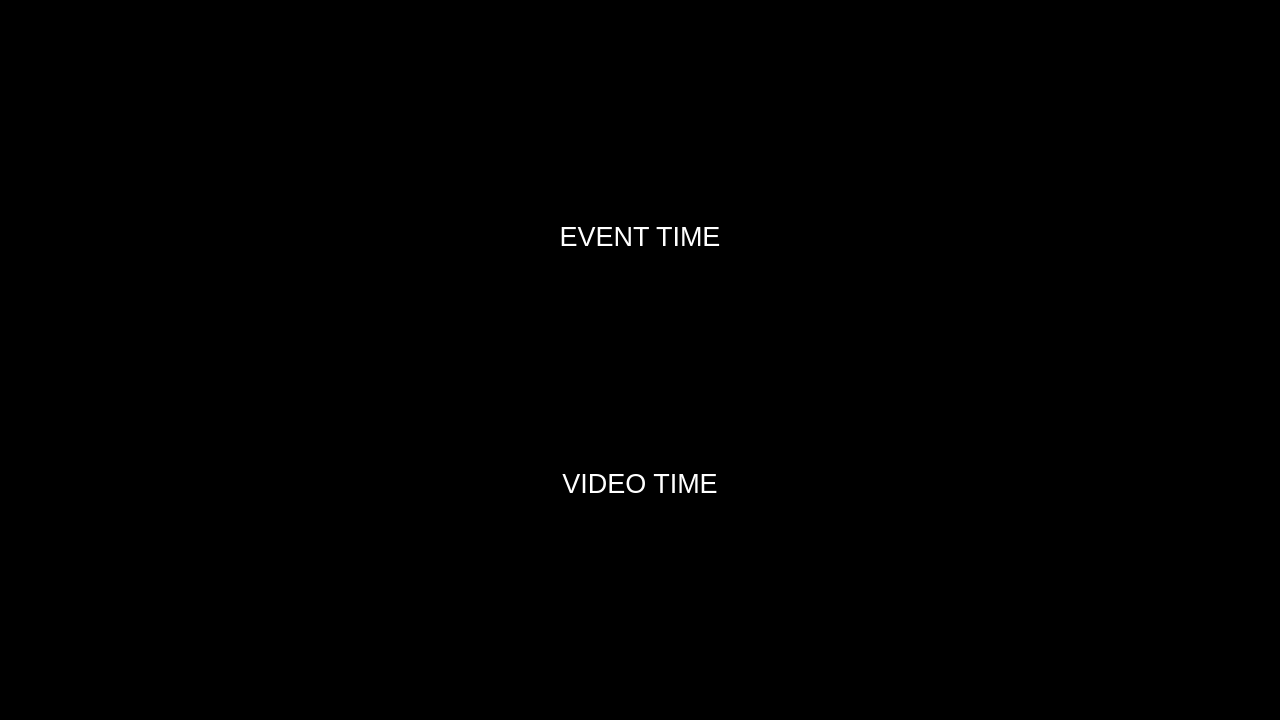
<?xml version="1.0" encoding="UTF-8"?>
<ui version="4.0">
 <class>gui::main_window</class>
 <widget class="QWidget" name="gui::main_window">
  <property name="geometry">
   <rect>
    <x>0</x>
    <y>0</y>
    <width>1280</width>
    <height>720</height>
   </rect>
  </property>
  <property name="windowTitle">
   <string>Timer</string>
  </property>
  <property name="styleSheet">
   <string notr="true">* { 
	background-color: black;
}
#clock *, #video * {
	font: 160pt 'Seven';
}
#event_label, #video_label {
	font: 20pt;
	color: white;
}
#event * {
	font: 120pt 'Seven';
}</string>
  </property>
  <layout class="QVBoxLayout" name="layout">
   <item>
    <widget class="gui::clock_widget" name="clock" native="true">
     <property name="sizePolicy">
      <sizepolicy hsizetype="Preferred" vsizetype="Expanding">
       <horstretch>0</horstretch>
       <verstretch>0</verstretch>
      </sizepolicy>
     </property>
    </widget>
   </item>
   <item>
    <widget class="QLabel" name="event_label">
     <property name="text">
      <string>EVENT TIME</string>
     </property>
     <property name="alignment">
      <set>Qt::AlignCenter</set>
     </property>
    </widget>
   </item>
   <item>
    <widget class="gui::event_widget" name="event" native="true">
     <property name="sizePolicy">
      <sizepolicy hsizetype="Preferred" vsizetype="Expanding">
       <horstretch>0</horstretch>
       <verstretch>0</verstretch>
      </sizepolicy>
     </property>
    </widget>
   </item>
   <item>
    <widget class="QLabel" name="video_label">
     <property name="text">
      <string>VIDEO TIME</string>
     </property>
     <property name="alignment">
      <set>Qt::AlignCenter</set>
     </property>
    </widget>
   </item>
   <item>
    <widget class="gui::video_widget" name="video" native="true">
     <property name="sizePolicy">
      <sizepolicy hsizetype="Preferred" vsizetype="Expanding">
       <horstretch>0</horstretch>
       <verstretch>0</verstretch>
      </sizepolicy>
     </property>
    </widget>
   </item>
  </layout>
 </widget>
 <customwidgets>
  <customwidget>
   <class>gui::clock_widget</class>
   <extends>QWidget</extends>
   <header>gui/clock_widget.hpp</header>
   <container>1</container>
  </customwidget>
  <customwidget>
   <class>gui::event_widget</class>
   <extends>QWidget</extends>
   <header>gui/event_widget.hpp</header>
   <container>1</container>
  </customwidget>
  <customwidget>
   <class>gui::video_widget</class>
   <extends>QWidget</extends>
   <header>gui/video_widget.hpp</header>
   <container>1</container>
  </customwidget>
 </customwidgets>
 <resources/>
 <connections/>
</ui>
